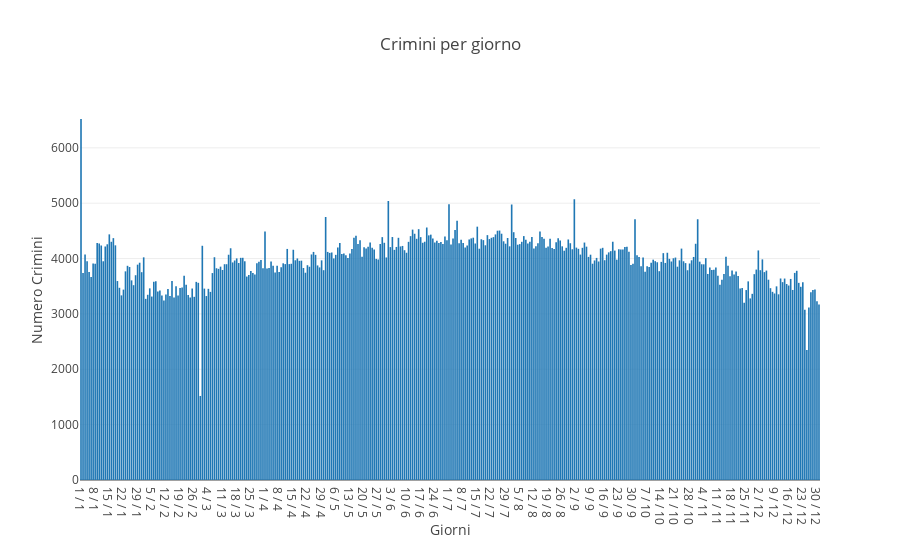

The notebook cell this image was saved under:
### Code cell
contatore_giorni_ordinato = list()
giorni_ordinati = list()

for m in range(1,13):
    for g in range(1,32):
        if((str(g)+' / '+str(m)) in days_with_counter):
            contatore_giorni_ordinato.append(days_with_counter[str(g)+' / '+str(m)])
            giorni_ordinati.append(str(g)+' / '+str(m))
            
            
data = [go.Bar(
            x=giorni_ordinati,
            y=contatore_giorni_ordinato
)]

layout = go.Layout(
        title="Crimini per giorno",
        yaxis=dict(title="Numero Crimini"),
        xaxis=dict(title="Giorni")
)

fig = go.Figure(data, layout)


py.iplot(fig)

### Figure 1 — Plotly figure (JSON) as saved in the notebook; plotly's stock layout.template omitted (floating-point values rounded to 4 significant figures; data arrays with more than 128 entries replaced by an {"elided": "..."} marker saying what was removed)
{"data": [{"type": "bar", "uid": "c0ecf2f8-fc6d-11e8-b6a1-ec8eb541bed5", "x": {"elided": "366 str values"}, "y": {"elided": "366 int values"}}], "layout": {"title": "Crimini per giorno", "xaxis": {"title": "Giorni"}, "yaxis": {"title": "Numero Crimini"}}}
